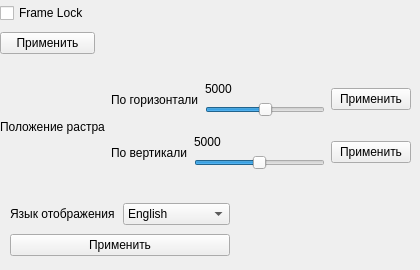
    <widget class="QWidget" name="tab">
     <attribute name="title">
      <string>Настройки экрана</string>
     </attribute>
     <widget class="QWidget" name="layoutWidget">
      <property name="geometry">
       <rect>
        <x>0</x>
        <y>0</y>
        <width>95</width>
        <height>57</height>
       </rect>
      </property>
      <layout class="QVBoxLayout" name="verticalLayout_5">
       <item>
        <widget class="QCheckBox" name="checkBox">
         <property name="text">
          <string>Frame Lock</string>
         </property>
        </widget>
       </item>
       <item>
        <widget class="QPushButton" name="pushButton_2">
         <property name="text">
          <string>Применить</string>
         </property>
        </widget>
       </item>
      </layout>
     </widget>
     <widget class="QWidget" name="layoutWidget">
      <property name="geometry">
       <rect>
        <x>0</x>
        <y>70</y>
        <width>411</width>
        <height>113</height>
       </rect>
      </property>
      <layout class="QHBoxLayout" name="horizontalLayout_6">
       <item>
        <widget class="QLabel" name="label_3">
         <property name="text">
          <string>Положение растра</string>
         </property>
        </widget>
       </item>
       <item>
        <layout class="QVBoxLayout" name="verticalLayout_2">
         <item>
          <layout class="QHBoxLayout" name="horizontalLayout_2">
           <item>
            <layout class="QHBoxLayout" name="horizontalLayout">
             <item>
              <widget class="QLabel" name="label">
               <property name="text">
                <string>По горизонтали</string>
               </property>
              </widget>
             </item>
             <item>
              <layout class="QVBoxLayout" name="verticalLayout">
               <item>
                <widget class="QLabel" name="hor_scroll">
                 <property name="text">
                  <string>5000</string>
                 </property>
                </widget>
               </item>
               <item>
                <widget class="QSlider" name="horizontalSlider">
                 <property name="minimum">
                  <number>2952</number>
                 </property>
                 <property name="maximum">
                  <number>7047</number>
                 </property>
                 <property name="sliderPosition">
                  <number>5000</number>
                 </property>
                 <property name="orientation">
                  <enum>Qt::Horizontal</enum>
                 </property>
                </widget>
               </item>
              </layout>
             </item>
            </layout>
           </item>
           <item>
            <widget class="QPushButton" name="pushButton_3">
             <property name="text">
              <string>Применить</string>
             </property>
            </widget>
           </item>
          </layout>
         </item>
         <item>
          <layout class="QHBoxLayout" name="horizontalLayout_5">
           <item>
            <layout class="QHBoxLayout" name="horizontalLayout_4">
             <item>
              <widget class="QLabel" name="label_2">
               <property name="text">
                <string>По вертикали</string>
               </property>
              </widget>
             </item>
             <item>
              <layout class="QVBoxLayout" name="verticalLayout_6">
               <item>
                <widget class="QLabel" name="ver_label">
                 <property name="text">
                  <string>5000</string>
                 </property>
                </widget>
               </item>
               <item>
                <widget class="QSlider" name="horizontalSlider_2">
                 <property name="minimum">
                  <number>2952</number>
                 </property>
                 <property name="maximum">
                  <number>7047</number>
                 </property>
                 <property name="sliderPosition">
                  <number>5000</number>
                 </property>
                 <property name="orientation">
                  <enum>Qt::Horizontal</enum>
                 </property>
                </widget>
               </item>
              </layout>
             </item>
            </layout>
           </item>
           <item>
            <widget class="QPushButton" name="pushButton">
             <property name="text">
              <string>Применить</string>
             </property>
            </widget>
           </item>
          </layout>
         </item>
        </layout>
       </item>
      </layout>
     </widget>
     <widget class="QWidget" name="layoutWidget">
      <property name="geometry">
       <rect>
        <x>10</x>
        <y>200</y>
        <width>220</width>
        <height>61</height>
       </rect>
      </property>
      <layout class="QVBoxLayout" name="verticalLayout_3">
       <item>
        <layout class="QHBoxLayout" name="horizontalLayout_3">
         <item>
          <widget class="QLabel" name="label_4">
           <property name="text">
            <string>Язык отображения</string>
           </property>
          </widget>
         </item>
         <item>
          <widget class="QComboBox" name="comboBox">
           <item>
            <property name="text">
             <string>English</string>
            </property>
           </item>
           <item>
            <property name="text">
             <string>German</string>
            </property>
           </item>
           <item>
            <property name="text">
             <string>French</string>
            </property>
           </item>
           <item>
            <property name="text">
             <string>Spanish</string>
            </property>
           </item>
           <item>
            <property name="text">
             <string>Italian</string>
            </property>
           </item>
           <item>
            <property name="text">
             <string>Japanese</string>
            </property>
           </item>
           <item>
            <property name="text">
             <string>Chinese</string>
            </property>
           </item>
           <item>
            <property name="text">
             <string>Russian</string>
            </property>
           </item>
           <item>
            <property name="text">
             <string>Korean</string>
            </property>
           </item>
           <item>
            <property name="text">
             <string>Portuguese</string>
            </property>
           </item>
           <item>
            <property name="text">
             <string>Swedish</string>
            </property>
           </item>
           <item>
            <property name="text">
             <string>Norwegian</string>
            </property>
           </item>
           <item>
            <property name="text">
             <string>Danish</string>
            </property>
           </item>
           <item>
            <property name="text">
             <string>Polish</string>
            </property>
           </item>
           <item>
            <property name="text">
             <string>Czech</string>
            </property>
           </item>
           <item>
            <property name="text">
             <string>Hungarian</string>
            </property>
           </item>
           <item>
            <property name="text">
             <string>Thai</string>
            </property>
           </item>
           <item>
            <property name="text">
             <string>Dutch</string>
            </property>
           </item>
           <item>
            <property name="text">
             <string>Finnish</string>
            </property>
           </item>
           <item>
            <property name="text">
             <string>Romanian</string>
            </property>
           </item>
           <item>
            <property name="text">
             <string>Turkish</string>
            </property>
           </item>
           <item>
            <property name="text">
             <string>Arabic</string>
            </property>
           </item>
           <item>
            <property name="text">
             <string>Kazakh</string>
            </property>
           </item>
           <item>
            <property name="text">
             <string>Vietnamese</string>
            </property>
           </item>
          </widget>
         </item>
        </layout>
       </item>
       <item>
        <widget class="QPushButton" name="pushButton_4">
         <property name="text">
          <string>Применить</string>
         </property>
        </widget>
       </item>
      </layout>
     </widget>
    </widget>
